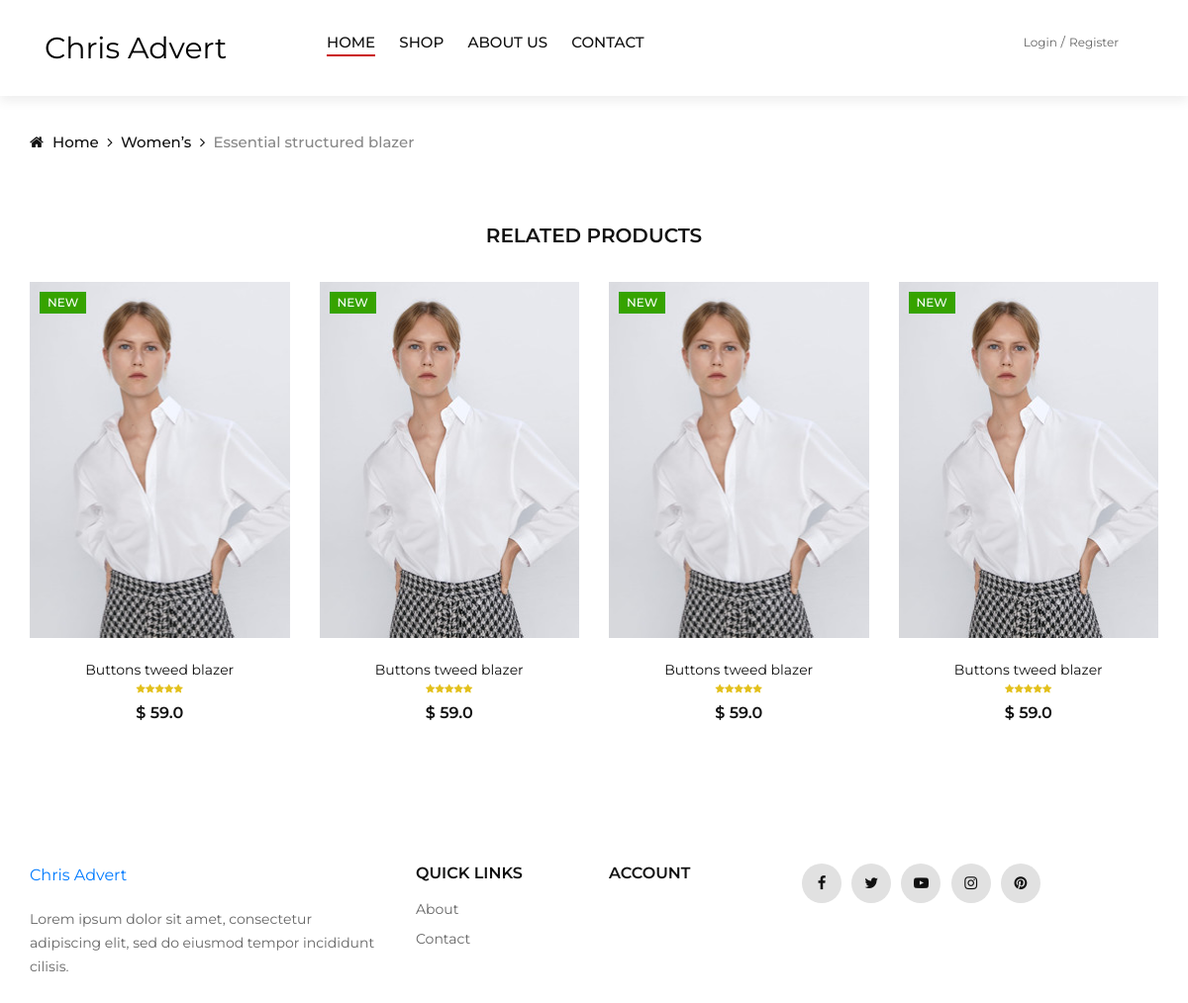
Before: /product-details/ with the older database file.
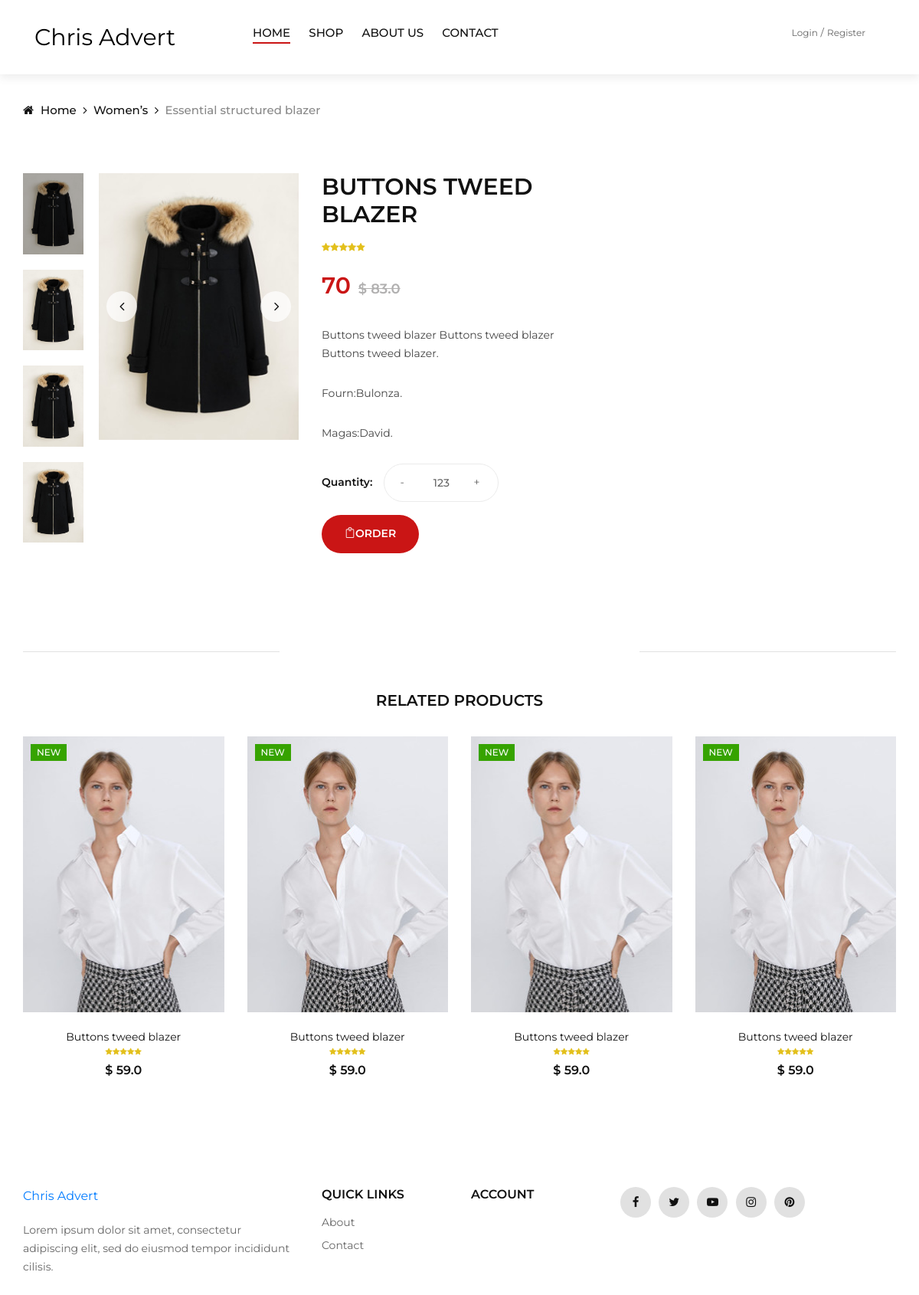
After: the same page with the newer database file.
### digiadvert/models.py (models this page shows, shortened)
class Marchandise(models.Model):
	CATEGORY = (
		('women','Women'),
		('men','Men'),
		('kid','Kid'),
		)
	imageMarch = models.FileField(upload_to = 'marchandise')
	CodeMarch = models.CharField(max_length = 250)
	NomMarch =models.CharField(max_length = 250)
	Designation = models.TextField()
	Quantity = models.CharField(max_length = 250)
	PrixUnitaire = models.CharField(max_length = 250)
	fournisseur = models.ForeignKey(Fournisseur, null = True, on_delete = models.SET_NULL)
	Magasinier = models.ForeignKey(Magasinier, null = True, on_delete = models.SET_NULL)

class Fournisseur(models.Model):
	CodeFourni = models.CharField(max_length = 250)
	NomFourni  = models.CharField(max_length = 250)
	PostNomFourni  = models.CharField(max_length = 250)
	PreNomFourni = models.CharField(max_length = 250)
	AddressFourni = models.CharField(max_length = 250)
	NumTelFourni = models.CharField(max_length = 250)
	mailFourni = models.CharField(max_length = 250)
	def __str__(self):
		return self.NomFourni

class Magasinier(models.Model):
	CodeMag = models.CharField(max_length = 250)
	NomMag  = models.CharField(max_length = 250)
	NumTelMaga = models.CharField(max_length = 250)
	def __str__(self):
		return self.NomMag

### digiadvert/views.py (the view)
# urls.py: path('product-details/', views.Product_details, name = "product_details"),
def Product_details(request):
	march = Marchandise.objects.all()
	context = {
	'march':march
	}
	return render(request, 'product-details.html',context)

### digiadvert/templates/product-details.html (shortened to what this page needs)
{% load static %}
<!DOCTYPE html>
<html lang="zxx">
<head>
    <link rel="stylesheet" href="{% static 'css/bootstrap.min.css' %}" type="text/css">
    <link rel="stylesheet" href="{% static 'css/font-awesome.min.css' %}" type="text/css">
    <link rel="stylesheet" href="{% static 'css/elegant-icons.css' %}" type="text/css">
    <link rel="stylesheet" href="{% static 'css/jquery-ui.min.css' %}" type="text/css">
    <link rel="stylesheet" href="{% static 'css/magnific-popup.css' %}" type="text/css">
    <link rel="stylesheet" href="{% static 'css/owl.carousel.min.css' %}" type="text/css">
    <link rel="stylesheet" href="{% static 'css/slicknav.min.css' %}" type="text/css">
    <link rel="stylesheet" href="{% static 'css/style.css' %}" type="text/css">
</head>
<body>
    <header class="header">
        <div class="container-fluid">
            <div class="row">
                <div class="col-xl-3 col-lg-2">
                    <div class="header__logo">
                        <a href="/" style="font-size: 30px; color: black">Chris Advert</a>
                    </div>
                </div>
                <div class="col-xl-6 col-lg-7">
                    <nav class="header__menu">
                        <ul>
                            <li class="active"><a href="/">Home</a></li>
                            <li><a href="{% url 'shop' %}">Shop</a></li>
                            <li><a href="#">About Us</a></li>
                            <li><a href="#">Contact</a></li>
                        </ul>
                    </nav>
                </div>
                <div class="col-lg-3">
                    <div class="header__right">
                        <div class="header__right__auth">
                        {% if user.is_authenticated %}
                        <a href="{% url 'logout' %}">Logout</a>
                        {% else %}
                        <a href="{% url 'login' %}">Login</a>
                        <a href="{% url 'register' %}">Register</a>
                        {% endif %}
                        </div>
                    </div>
                </div>
            </div>
        </div>
    </header>
    <div class="breadcrumb-option">
        <div class="container">
            <div class="row">
                <div class="col-lg-12">
                    <div class="breadcrumb__links">
                        <a href="/"><i class="fa fa-home"></i> Home</a>
                        <a href="#">Women’s </a>
                        <span>Essential structured blazer</span>
                    </div>
                </div>
            </div>
        </div>
    </div>
    <section class="product-details spad">
        <div class="container">
        {% for march in march %}
            <div class="row">
                <div class="col-lg-4">
                    <div class="product__details__pic">
                        <div class="product__details__pic__left product__thumb nice-scroll">
                            <a class="pt active" href="#product-1">
                                <img src="{{march.imageMarch.url}}" alt="">
                            </a>
                            <a class="pt" href="#product-2">
                                <img src="{{march.imageMarch.url}}" alt="">
                            </a>
                            <a class="pt" href="#product-3">
                                <img src="{{march.imageMarch.url}}" alt="">
                            </a>
                            <a class="pt" href="#product-4">
                                <img src="{{march.imageMarch.url}}" alt="">
                            </a>
                        </div>
                        <div class="product__details__slider__content">
                            <div class="product__details__pic__slider owl-carousel">
                                <img data-hash="product-1" class="product__big__img" src="{{march.imageMarch.url}}" alt="">
                            </div>
                        </div>
                    </div>
                </div>
                <div class="col-lg-4">
                    <div class="product__details__text">
                        <h3>{{march.NomMarch}} </h3>
                        <div class="rating">
                            <i class="fa fa-star"></i>
                            <i class="fa fa-star"></i>
                            <i class="fa fa-star"></i>
                            <i class="fa fa-star"></i>
                            <i class="fa fa-star"></i>
                        </div>
                        <div class="product__details__price">{{march.PrixUnitaire}}<span>$ 83.0</span></div>
                        <p>{{march.Designation}}.</p>
                        <p>Fourn:{{march.fournisseur}}.</p>
                        <p>Magas:{{march.Magasinier}}.</p>
                        <div class="product__details__button">
                            <div class="quantity">
                                <span>Quantity:</span>
                                <div class="pro-qty">
                                    <input type="text" value="{{march.Quantity}}">
                                </div>
                            </div>
                            <a href="{% url 'order' %}" class="cart-btn"><span class="icon_bag_alt"></span>Order</a>
                        </div>
                    </div>
                </div>
                <div class="col-lg-12">
                    <div class="product__details__tab">
                    </div>
                </div>
            </div>
            {% endfor %}
            <div class="row">
                <div class="col-lg-12 text-center">
                    <div class="related__title">
                        <h5>RELATED PRODUCTS</h5>
                    </div>
                </div>
                <div class="col-lg-3 col-md-4 col-sm-6">
                    <div class="product__item">
                        <div class="product__item__pic set-bg" data-setbg="{% static 'img/product/related/rp-1.jpg' %}">
                            <div class="label new">New</div>
                            <ul class="product__hover">
                            </ul>
                        </div>
                        <div class="product__item__text">
                            <h6><a href="#">Buttons tweed blazer</a></h6>
                            <div class="rating">
                                <i class="fa fa-star"></i>
                                <i class="fa fa-star"></i>
                                <i class="fa fa-star"></i>
                                <i class="fa fa-star"></i>
                                <i class="fa fa-star"></i>
                            </div>
                            <div class="product__price">$ 59.0</div>
                        </div>
                    </div>
                </div>
                <div class="col-lg-3 col-md-4 col-sm-6">
                    <div class="product__item">
                        <div class="product__item__pic set-bg" data-setbg="{% static 'img/product/related/rp-1.jpg' %}">
                            <div class="label new">New</div>
                            <ul class="product__hover">
                            </ul>
                        </div>
                        <div class="product__item__text">
                            <h6><a href="#">Buttons tweed blazer</a></h6>
                            <div class="rating">
                                <i class="fa fa-star"></i>
                                <i class="fa fa-star"></i>
                                <i class="fa fa-star"></i>
                                <i class="fa fa-star"></i>
                                <i class="fa fa-star"></i>
                            </div>
                            <div class="product__price">$ 59.0</div>
                        </div>
                    </div>
                </div>
                <div class="col-lg-3 col-md-4 col-sm-6">
                    <div class="product__item">
                        <div class="product__item__pic set-bg" data-setbg="{% static 'img/product/related/rp-1.jpg' %}">
                            <div class="label new">New</div>
                            <ul class="product__hover">
                            </ul>
                        </div>
                        <div class="product__item__text">
                            <h6><a href="#">Buttons tweed blazer</a></h6>
                            <div class="rating">
                                <i class="fa fa-star"></i>
                                <i class="fa fa-star"></i>
                                <i class="fa fa-star"></i>
                                <i class="fa fa-star"></i>
                                <i class="fa fa-star"></i>
                            </div>
                            <div class="product__price">$ 59.0</div>
                        </div>
                    </div>
                </div>
                <div class="col-lg-3 col-md-4 col-sm-6">
                    <div class="product__item">
                        <div class="product__item__pic set-bg" data-setbg="{% static 'img/product/related/rp-1.jpg' %}">
                            <div class="label new">New</div>
                            <ul class="product__hover">
                            </ul>
                        </div>
                        <div class="product__item__text">
                            <h6><a href="#">Buttons tweed blazer</a></h6>
                            <div class="rating">
                                <i class="fa fa-star"></i>
                                <i class="fa fa-star"></i>
                                <i class="fa fa-star"></i>
                                <i class="fa fa-star"></i>
                                <i class="fa fa-star"></i>
                            </div>
                            <div class="product__price">$ 59.0</div>
                        </div>
                    </div>
                </div>
            </div>
        </div>
    </section>
    <footer class="footer">
        <div class="container">
            <div class="row">
                <div class="col-lg-4 col-md-6 col-sm-7">
                    <div class="footer__about">
                        <div class="footer__logo">
                            <a href="/">Chris Advert</a>
                        </div>
                        <p>Lorem ipsum dolor sit amet, consectetur adipiscing elit, sed do eiusmod tempor incididunt
                        cilisis.</p>
                    </div>
                </div>
                <div class="col-lg-2 col-md-3 col-sm-5">
                    <div class="footer__widget">
                        <h6>Quick links</h6>
                        <ul>
                            <li><a href="#">About</a></li>
                            <li><a href="#">Contact</a></li>
                        </ul>
                    </div>
                </div>
                <div class="col-lg-2 col-md-3 col-sm-4">
                    <div class="footer__widget">
                        <h6>Account</h6>
                    </div>
                </div>
                <div class="col-lg-4 col-md-8 col-sm-8">
                    <div class="footer__newslatter">
                        <div class="footer__social">
                            <a href="#"><i class="fa fa-facebook"></i></a>
                            <a href="#"><i class="fa fa-twitter"></i></a>
                            <a href="#"><i class="fa fa-youtube-play"></i></a>
                            <a href="#"><i class="fa fa-instagram"></i></a>
                            <a href="#"><i class="fa fa-pinterest"></i></a>
                        </div>
                    </div>
                </div>
            </div>
        </div>
    </footer>
</body>
</html>

Changed rows visible on the page:
added Marchandise: imageMarch (picture), NomMarch "BUTTONS TWEED BLAZER", PrixUnitaire "70", Designation "Buttons tweed blazer Buttons tweed blazer Buttons tweed blazer", fournisseur "Bulonza", Magasinier "David", Quantity "123"
